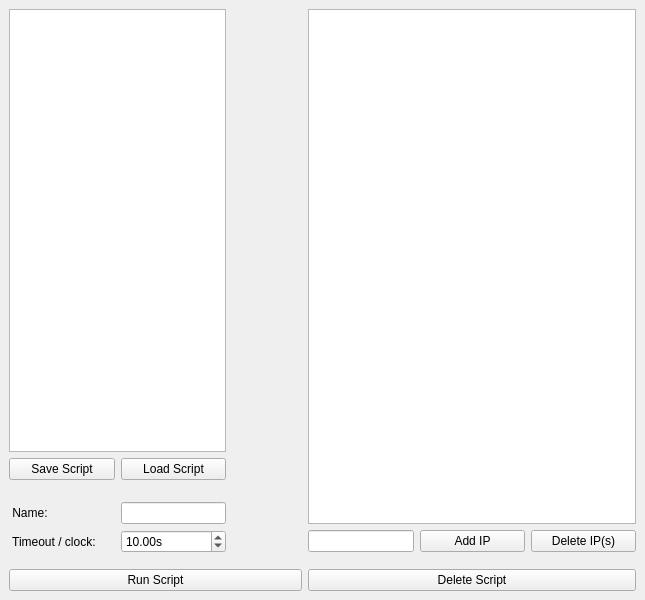
<?xml version="1.0" encoding="UTF-8"?>
<ui version="4.0">
 <class>MainWindow</class>
 <widget class="QMainWindow" name="MainWindow">
  <property name="geometry">
   <rect>
    <x>0</x>
    <y>0</y>
    <width>645</width>
    <height>600</height>
   </rect>
  </property>
  <property name="windowTitle">
   <string>MainWindow</string>
  </property>
  <widget class="QWidget" name="centralwidget">
   <layout class="QGridLayout" name="gridLayout_2">
    <item row="1" column="1">
     <layout class="QGridLayout" name="gridLayout" columnstretch="2,2,1,2,0,0" columnminimumwidth="105,105,70,105,105,105">
      <item row="4" column="1">
       <widget class="QDoubleSpinBox" name="clock_timeout">
        <property name="suffix">
         <string>s</string>
        </property>
        <property name="value">
         <double>10.000000000000000</double>
        </property>
       </widget>
      </item>
      <item row="0" column="0" colspan="2">
       <widget class="QListWidget" name="scripts">
        <property name="selectionMode">
         <enum>QAbstractItemView::SingleSelection</enum>
        </property>
       </widget>
      </item>
      <item row="4" column="2">
       <spacer name="horizontalSpacer">
        <property name="orientation">
         <enum>Qt::Horizontal</enum>
        </property>
        <property name="sizeHint" stdset="0">
         <size>
          <width>40</width>
          <height>20</height>
         </size>
        </property>
       </spacer>
      </item>
      <item row="2" column="0">
       <spacer name="verticalSpacer">
        <property name="orientation">
         <enum>Qt::Vertical</enum>
        </property>
        <property name="sizeType">
         <enum>QSizePolicy::Fixed</enum>
        </property>
        <property name="sizeHint" stdset="0">
         <size>
          <width>5</width>
          <height>10</height>
         </size>
        </property>
       </spacer>
      </item>
      <item row="4" column="4">
       <widget class="QPushButton" name="add_IP">
        <property name="text">
         <string>Add IP</string>
        </property>
       </widget>
      </item>
      <item row="1" column="0">
       <widget class="QPushButton" name="save_script">
        <property name="text">
         <string>Save Script</string>
        </property>
       </widget>
      </item>
      <item row="3" column="1">
       <widget class="QLineEdit" name="script_name"/>
      </item>
      <item row="5" column="0">
       <spacer name="verticalSpacer_2">
        <property name="orientation">
         <enum>Qt::Vertical</enum>
        </property>
        <property name="sizeType">
         <enum>QSizePolicy::Fixed</enum>
        </property>
        <property name="sizeHint" stdset="0">
         <size>
          <width>20</width>
          <height>10</height>
         </size>
        </property>
       </spacer>
      </item>
      <item row="3" column="0">
       <widget class="QLabel" name="name_label">
        <property name="text">
         <string> Name:</string>
        </property>
       </widget>
      </item>
      <item row="4" column="0">
       <widget class="QLabel" name="timeout_label">
        <property name="lineWidth">
         <number>0</number>
        </property>
        <property name="text">
         <string> Timeout / clock:</string>
        </property>
       </widget>
      </item>
      <item row="4" column="5">
       <widget class="QPushButton" name="delete_IPs">
        <property name="text">
         <string>Delete IP(s)</string>
        </property>
       </widget>
      </item>
      <item row="1" column="1">
       <widget class="QPushButton" name="load_script">
        <property name="text">
         <string>Load Script</string>
        </property>
       </widget>
      </item>
      <item row="0" column="3" rowspan="4" colspan="3">
       <widget class="QListWidget" name="IP_list">
        <property name="selectionMode">
         <enum>QAbstractItemView::MultiSelection</enum>
        </property>
       </widget>
      </item>
      <item row="4" column="3">
       <widget class="QLineEdit" name="IP_to_add"/>
      </item>
      <item row="6" column="0" colspan="3">
       <widget class="QPushButton" name="run_script">
        <property name="text">
         <string>Run Script</string>
        </property>
       </widget>
      </item>
      <item row="6" column="3" colspan="3">
       <widget class="QPushButton" name="delete_script">
        <property name="text">
         <string>Delete Script</string>
        </property>
       </widget>
      </item>
     </layout>
    </item>
   </layout>
  </widget>
 </widget>
 <tabstops>
  <tabstop>scripts</tabstop>
  <tabstop>save_script</tabstop>
  <tabstop>load_script</tabstop>
  <tabstop>script_name</tabstop>
  <tabstop>clock_timeout</tabstop>
  <tabstop>IP_list</tabstop>
  <tabstop>IP_to_add</tabstop>
  <tabstop>add_IP</tabstop>
  <tabstop>delete_IPs</tabstop>
  <tabstop>run_script</tabstop>
  <tabstop>delete_script</tabstop>
 </tabstops>
 <resources/>
 <connections/>
</ui>
